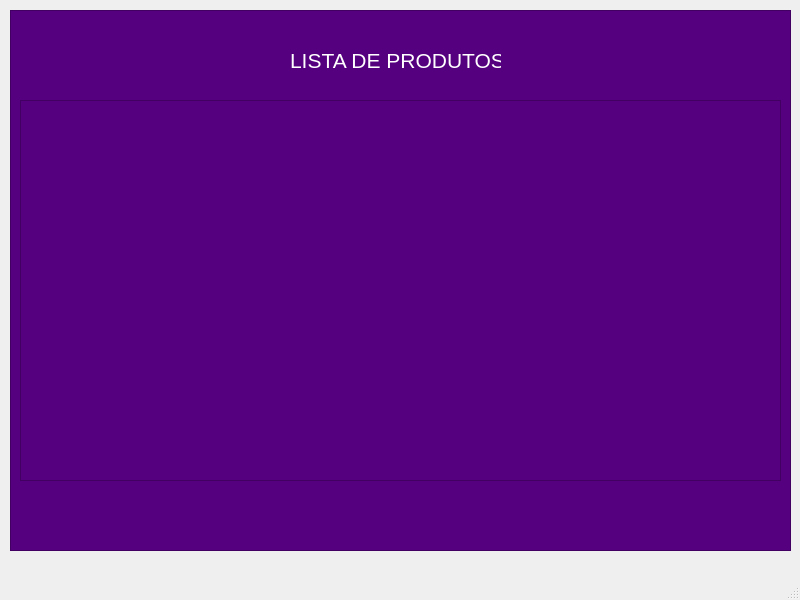
<?xml version="1.0" encoding="UTF-8"?>
<ui version="4.0">
 <class>MainWindow</class>
 <widget class="QMainWindow" name="MainWindow">
  <property name="geometry">
   <rect>
    <x>0</x>
    <y>0</y>
    <width>800</width>
    <height>600</height>
   </rect>
  </property>
  <property name="windowTitle">
   <string>MainWindow</string>
  </property>
  <widget class="QWidget" name="centralwidget">
   <widget class="QFrame" name="frame">
    <property name="geometry">
     <rect>
      <x>10</x>
      <y>10</y>
      <width>781</width>
      <height>541</height>
     </rect>
    </property>
    <property name="styleSheet">
     <string notr="true">background-color: rgb(85, 0, 127);
color: rgb(255, 255, 255);</string>
    </property>
    <property name="frameShape">
     <enum>QFrame::StyledPanel</enum>
    </property>
    <property name="frameShadow">
     <enum>QFrame::Raised</enum>
    </property>
    <widget class="QLabel" name="label">
     <property name="geometry">
      <rect>
       <x>280</x>
       <y>40</y>
       <width>211</width>
       <height>21</height>
      </rect>
     </property>
     <property name="font">
      <font>
       <pointsize>16</pointsize>
      </font>
     </property>
     <property name="text">
      <string>LISTA DE PRODUTOS</string>
     </property>
    </widget>
    <widget class="QTableWidget" name="tableWidget">
     <property name="geometry">
      <rect>
       <x>10</x>
       <y>90</y>
       <width>761</width>
       <height>381</height>
      </rect>
     </property>
    </widget>
   </widget>
  </widget>
  <widget class="QMenuBar" name="menubar">
   <property name="geometry">
    <rect>
     <x>0</x>
     <y>0</y>
     <width>800</width>
     <height>21</height>
    </rect>
   </property>
  </widget>
  <widget class="QStatusBar" name="statusbar"/>
 </widget>
 <resources/>
 <connections/>
</ui>
